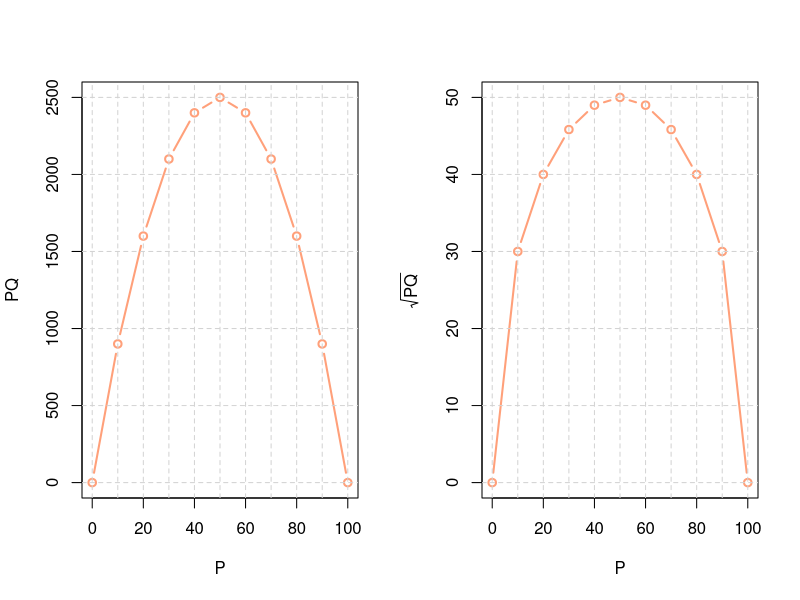
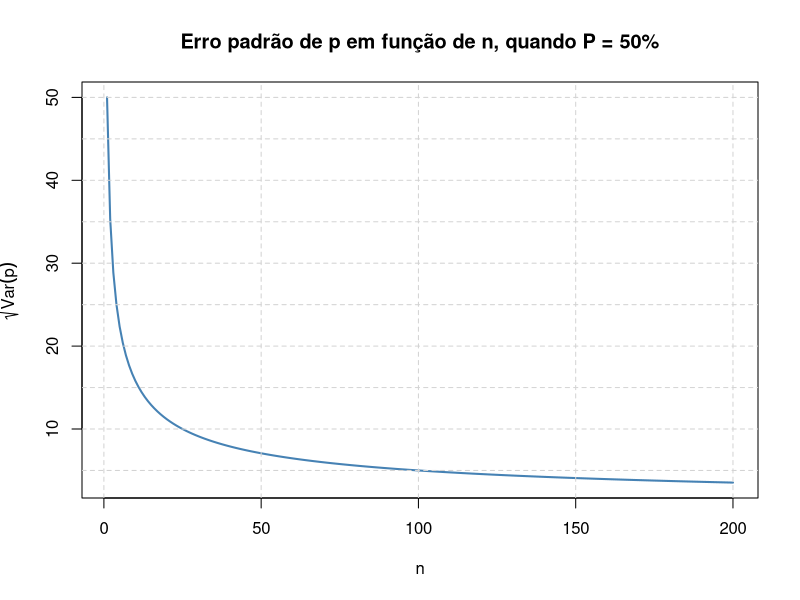
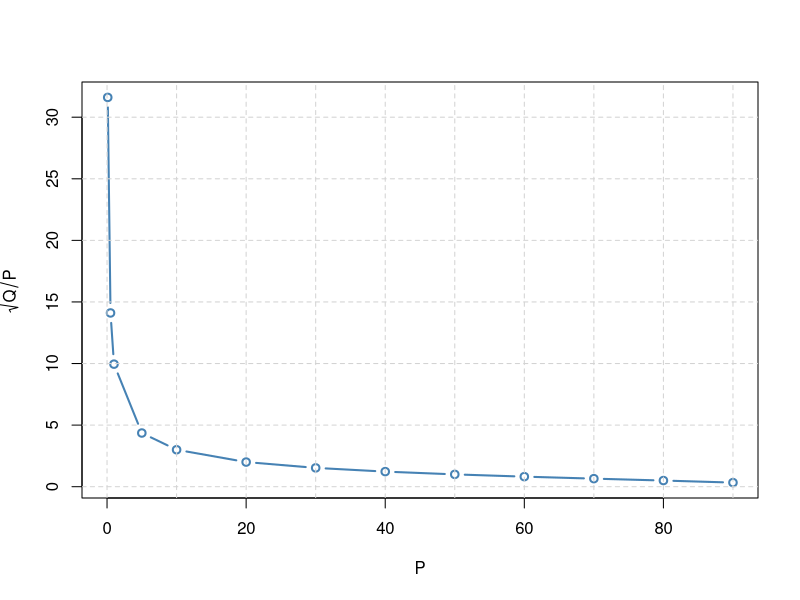
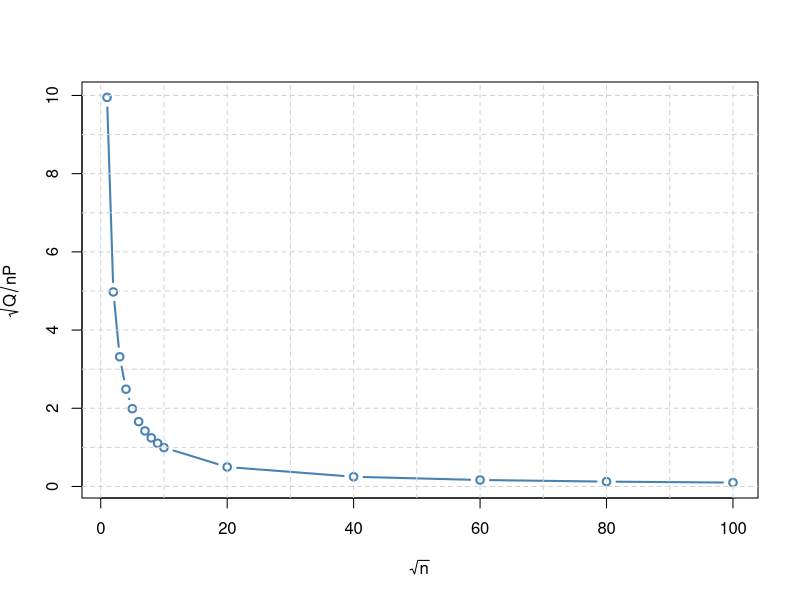

R code for these plots, in order: (Note: this script raises an error after producing the figures.)
## ---- chunk 1

P <- seq(from = 0, to = 100, by = 10)
Q <- 100 - P
PQ <- P*Q
sqrtPQ <- sqrt(PQ)

par(mfrow = c(1,2))
plot(P, PQ, type = "b", lwd = 2, col = "lightsalmon")
abline(h = seq(0, 2500, by = 500), v = P, col = "lightgrey", lty = 2)
plot(P, sqrtPQ, type = "b", lwd = 2, col = "lightsalmon", ylab = expression(sqrt(PQ)))
abline(h = seq(0, 50, by = 10), v = P, col = "lightgrey", lty = 2)
par(mfrow = c(1,1))

## ---- chunk 2

n <- 1:200
P <- 50
Q <- 100 - P
ep <- sqrt((P*Q)/n)

plot(n, ep,
     type = "l",
     lwd = 2,
     col = "steelblue",
     ylab = expression(sqrt(hat(Var)(p))),
     main = "Erro padrão de p em função de n, quando P = 50%")
abline(h = seq(0, 50, by = 5), v = seq(0, 200, by = 50), col = "lightgrey", lty = 2)

## ---- chunk 3

P <- c(0, 0.1, 0.5, 1, 5, seq(from = 10, to = 90, by = 10))
Q <- 100 - P
cv <- sqrt(Q/P)

plot(P, cv,
     type = "b",
     lwd = 2,
     col = "steelblue",
     ylab = expression(sqrt(Q/P)))
abline(h = seq(0, 30, by = 5),
       v = seq(from = 0, to = 90, by = 10),
       col = "lightgrey", lty = 2)

## ---- chunk 4

raiz.n <- c(1:10, seq(20, 100, by = 20))
P <- 1
Q <- 100 - P
cv <- sqrt(Q/P) * (1/raiz.n)

plot(raiz.n, cv,
     type = "b",
     lwd = 2,
     col = "steelblue",
     xlab = expression(sqrt(n)),
     ylab = expression(sqrt(Q/nP)))
abline(h = seq(0, 10, by = 1),
       v = seq(from = 0, to = 100, by = 10),
       col = "lightgrey", lty = 2)

## ---- chunk 5

knitr::include_graphics(here::here("images", "bin.jpg"))

## ---- chunk 6

plot(dbinom(x = 0:50, size = 50, prob = 0.2),
     type = "h",
     lwd = 2,
     col = "red",
     xlab = "a",
     ylab = "Pr(a)")
legend("topright", legend = c("n = 50", "P = 0.2"), bty = "n")

## ---- chunk 7

par(mfrow = c(1,2))

plot(x = (0:50)/50,
  y = dbinom(x = 0:50, size = 50, prob = 0.2),
     type = "h",
  lwd = 2,
     col = "blue",
     xlab = "p",
     ylab = "Pr(p)")
legend("topright", legend = c("n = 50", "P = 0.2"), bty = "n")

plot(x = (1000*(0:50))/50,
     y = dbinom(x = 0:50, size = 50, prob = 0.2),
     lwd = 2,
     type = "h",
     col = "black",
     xlab = "Np",
     ylab = "Pr(Np)")
legend("topright", legend = c("n = 50", "P = 0.2", "N = 1000"), bty = "n")

par(mfrow = c(1,1))

## ---- chunk 8

knitr::include_graphics(here::here("images", "hyp.jpg"))

## ---- chunk 9

plot(dhyper(k = 50, m = 200, n = 800, x = 0:50),
     type = "h",
     lwd = 2,
     col = "red",
     xlab = "a",
     ylab = "Pr(a, a'| A, A')")
legend("topright",
       legend = c("n = 50", "P = 0.2", "N = 1000", "A = 200", "A' = 800"),
       bty = "n")

## ---- chunk 10

par(mfrow = c(1,2))

plot(x = (0:50)/50,
     y = dhyper(k = 50, m = 200, n = 800, x = 0:50),
     type = "h",
     lwd = 2,
     col = "blue",
     xlab = "p",
     ylab = "Pr(p)")
legend("topright",
       legend = c("n = 50", "P = 0.2", "N = 1000", "A = 200", "A' = 800"),
       bty = "n")

plot(x = (1000*(0:50))/50,
     y = dhyper(k = 50, m = 200, n = 800, x = 0:50),
     lwd = 2,
     type = "h",
     col = "black",
     xlab = "Np",
     ylab = "Pr(Np)")
legend("topright",
       legend = c("n = 50", "P = 0.2", "N = 1000", "A = 200", "A' = 800"),
       bty = "n")

par(mfrow = c(1,1))
## ---- chunk 11

plot(x = (0:50)/50,
     y = dhyper(k = 50, m = 200, n = 800, x = 0:50),
     type = "h",
     xlim = c(0, 0.5),
     lwd = 2,
     col = "blue",
     xlab = "p",
     ylab = "Pr(p)",
     main = "n = 50, P = 0.2, N = 1000, A = 200, A' = 800, f = 0.05")
lines(x = (0:50)/50,
      y = dbinom(x = 0:50, size = 50, prob = 0.2),
      type = "h",
      lwd = 1,
      lty = 2,
      col = "red")
legend("topright",
       lty = c(1, 2),
       lwd = c(2, 1),
       col = c("blue", "red"),
       legend = c("Hipergeométrica", "Binomial"),
       bty = "n")

## ---- chunk 12

plot(x = (0:400)/400,
     y = dhyper(k = 400, m = 200, n = 800, x = 0:400),
     type = "h",
     lwd = 2,
     xlim = c(0.1, 0.3),
     col = "blue",
     xlab = "p",
     ylab = "Pr(p)",
     main = "n = 400, P = 0.2, N = 1000, A = 200, A' = 800, f = 0.4")
lines(x = (0:400)/400,
      y = dbinom(x = 0:400, size = 400, prob = 0.2),
      type = "h",
      lwd = 1,
      lty = 2,
      col = "red")
legend("topright",
       lty = c(1, 2),
       lwd = c(2, 1),
       col = c("blue", "red"),
       legend = c("Hipergeométrica", "Binomial"),
       bty = "n")

## ---- chunk 13

knitr::include_graphics(here::here('images', 'bin_vs_hyp.jpg'))

## ---- chunk 14

knitr::include_graphics(here::here('images', 'Statistically-Insignificant-final01.jpg'))

